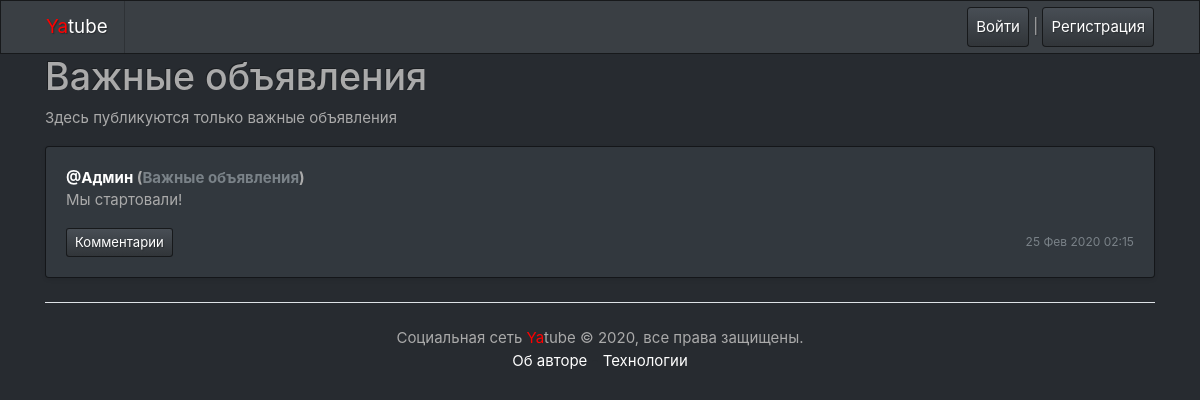
/group/important/, run on the app's committed database.
### posts/models.py (models this page shows, shortened)
class Group(models.Model):
    title = models.CharField(max_length=200)
    slug = models.SlugField(unique=True)
    description = models.TextField()
    rules = models.TextField(blank=True, null=False)
    def __str__(self):
        return self.title

class Post(models.Model):
    text = models.TextField()
    pub_date = models.DateTimeField("Дата публикации", auto_now_add=True)
    author = models.ForeignKey(User, on_delete=models.CASCADE, related_name="author_posts")
    group = models.ForeignKey(
        Group, on_delete=models.CASCADE, related_name="group_posts", blank=True, null=True
    )
    image = models.ImageField(upload_to="posts/", blank=True, null=True)

### posts/views.py (the view)
# urls.py: path("group/<slug>/", views.group_posts, name="group"),
def group_posts(request, slug):
    group = get_object_or_404(Group, slug=slug)
    posts = Post.objects.filter(group=group).order_by("-pub_date")[:12]
    paginator = Paginator(posts, 10)
    page_number = request.GET.get("page")
    page = paginator.get_page(page_number)
    return render(request, "group.html", {"group": group, "page": page, "paginator": paginator})

### context_processors/context_processors.py (called while the page is built)
def custom_context_processors(request):
    now = dt.datetime.now()
    return {
        'year' : now.year
    }

### posts/templates/group.html (shortened to what this page needs)
{% extends "base.html" %}
{% block content %}
    <h1>{{group.title}}</h1>
    <p>
        {{group.description}}
    </p>
    {% for post in page %}
        {% include 'post_item.html' %}
    {% endfor %}
{% endblock %}

### templates/base.html (shortened to what this page needs)
<!doctype html>
<html>
    <head>
        {% load static %}
        <link rel="stylesheet" href="{% static 'bootstrap/dist/css/bootstrap.min.css' %}">
    </head>
    <body>
        {% include 'nav.html' %}
            <div class="container">
                {% block content %}{% endblock content %}
            {% include 'footer.html' %}
        </div>
    </body>
</html>

### templates/nav.html
<div class="navbar navbar-expand-lg navbar-dark bg-primary">
    <div class='container'>
        <a class="navbar-brand" href="/"><span style="color:red">Ya</span>tube</a>
        <nav class="my-2 my-md-0 mr-md-3">
            {% if user.is_authenticated %}
            <a class="p-2 btn btn-primary" href="{% url 'new_post' %}">Добавить запись</a>
            Пользователь: <a class="p-2 btn btn-outline-info" href="/{{user.username}}/">{{ user.username }}</a>
            <a class="p-2 btn btn-primary" href="{% url 'password_change' %}">Изменить пароль</a>
            <a class="p-2 btn btn-primary" href="{% url 'logout' %}">Выйти</a>
            {% else %}
            <a class="p-2 btn btn-primary" href="{% url 'login' %}">Войти</a> |
            <a class="p-2 btn btn-primary" href="{% url 'signup' %}">Регистрация</a>
            {% endif %}
        </nav>
    </div>
</div>

### posts/templates/post_item.html (shortened to what this page needs)
<div class="card mb-3 mt-1 shadow-sm" style="width: 100%;">
    {% load thumbnail %}
    <div class="card-body">
        <p class="card-text">
            <strong class="d-block">
                <a href="{% url 'profile' post.author.username %}" class="card-link">@{{ post.author.get_full_name }}</a>
                {% if post.group %}
                (<a href="{% url 'group' post.group.slug %}" class="text-secondary">{{ post.group }}</a>)
                {% endif %}
            </strong>
                {{ post.text|linebreaksbr }}
        </p>
        <div class="d-flex justify-content-between align-items-center">
            <div class="btn-group ">
                <a class="btn btn-sm btn-primary" href="{% url 'post' post.author.username post.id %}" role="button">Комментарии</a>
            </div>
            <small class="text-muted">{{ post.pub_date|date:"d M Y H:i" }}</small>
        </div>
    </div>
</div>

### templates/footer.html
<footer class="pt-4 my-md-4 border-top">
    <p class="m-0 text-center ">Социальная сеть <span style="color:red">Ya</span>tube © {{ year }}, все права защищены.</p>
    <p class="m-0 text-dark text-center "><a href="/about-author/">Об авторе</a> - <a href="/about-spec/">Технологии</a></p>
</footer>

### data on the page
Group: title "Важные объявления", description "Здесь публикуются только важные объявления"
Post: author.get_full_name "Админ", group "Важные объявления", text "Мы стартовали!", pub_date "25 Фев 2020 02:15"
